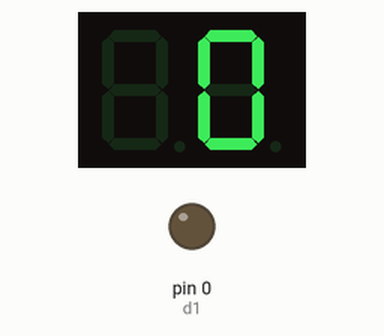
Simulated run of this sketch. Board: Arduino Uno, built with avr-gcc and run on an emulated ATmega328P. On the bench: 2-digit seven-segment display, output pins drawn as LEDs (lit = HIGH). Wiring (inferred from the names in the program): 2-digit 7-segment display, segments lit when LOW: segments pin 2, pin 3, pin 4, pin 5, pin 6, pin 7, pin 8, pin 9; digit selects A0, A1. The segment pins are drawn as the display they are named for; pins used as bus, display or sensor lines are not drawn.

Above: at 0.1 s.
At 4.1 s:
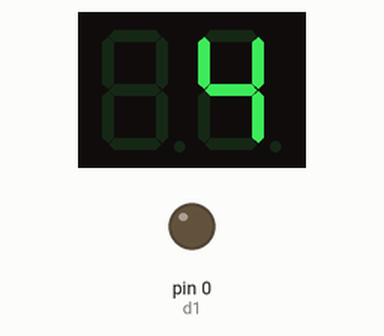
At 8.1 s:
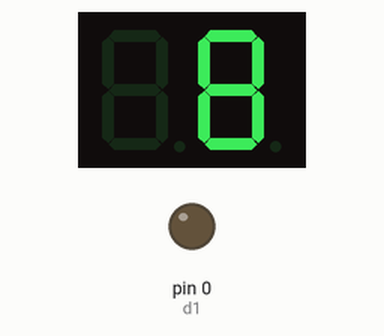
At 19.1 s:
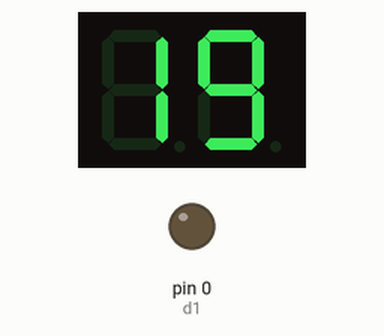
At 28.1 s:
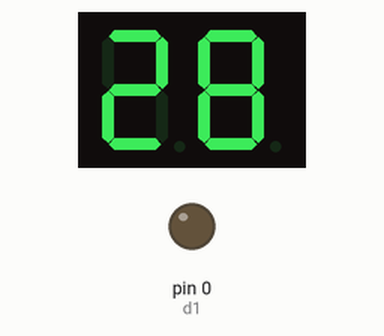
At 38.1 s:
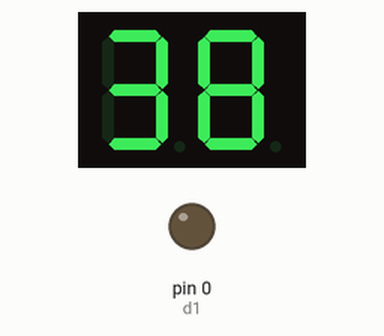

Measured:
- what the display in image 0 shows lasts 1.1 s, from 0.0 s to 1.1 s

The sketch:

2digit7seg.ino
```cpp
byte segValue[10][7] = {
   {0,0,0,0,0,0,1}, //0
   {1,0,0,1,1,1,1}, //1
   {0,0,1,0,0,1,0}, //2
   {0,0,0,0,1,1,0}, //3
   {1,0,0,1,1,0,0}, //4
   {0,1,0,0,1,0,0}, //5
   {0,1,0,0,0,0,0}, //6
   {0,0,0,1,1,1,1}, //7
   {0,0,0,0,0,0,0}, //8
   {0,0,0,0,1,0,0}  //9
};

byte segPin[8]={2,3,4,5,6,7,8,9};
byte digitPin[2] = {A0,A1};

unsigned long readTime=0;
int d1 = 0;
int d2 = 0;

void setup() {
  for(int i=0;i<10;i++){
    pinMode(segPin[i], OUTPUT);
  }
  pinMode(digitPin[0], OUTPUT);
  pinMode(digitPin[1], OUTPUT);
  digitalWrite(digitPin[0], LOW);
  digitalWrite(digitPin[1], LOW);
}

void loop() {

  readTime = millis()/1000;
  d1 = readTime%10;
  d2 = (readTime/10)%10;

  segOutput(1,d1,1);
  if(readTime>=10) segOutput(0,d2,1);
}

void segClear(){
  for(int i=0;i<8;i++){
    digitalWrite(segPin[i], HIGH);
  }
}

void segOutput(int d, int Number, int dp){
  segClear();
  digitalWrite(digitPin[d], HIGH);
  for(int i=0;i<7;i++){
     digitalWrite(segPin[i], segValue[Number][i]);
  }
  digitalWrite(segPin[7], dp);
  delayMicroseconds(1000);
  digitalWrite(digitPin[d], LOW);
}
```
